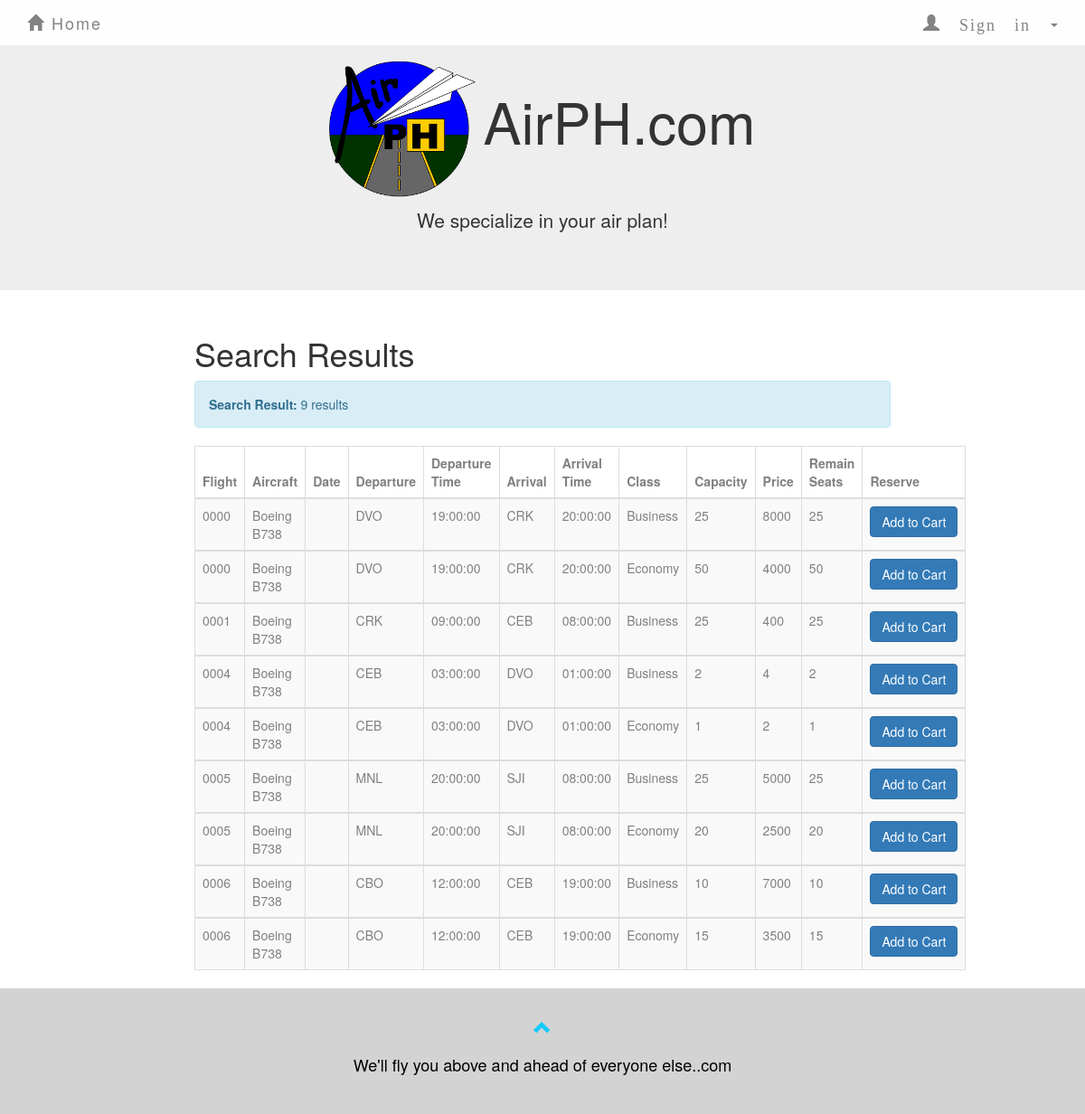
Page /FINALSweb/SearchResultAll.php on the committed database.
### tables this page shows
CREATE TABLE `flight` (
  `number` varchar(20) NOT NULL,
  `airplane_id` varchar(10) NOT NULL,
  `departure` varchar(10) NOT NULL,
  `d_time` time NOT NULL,
  `arrival` varchar(10) NOT NULL,
  `a_time` time NOT NULL
);

CREATE TABLE `class` (
  `number` varchar(10) NOT NULL,
  `name` varchar(20) NOT NULL,
  `capacity` int(11) NOT NULL,
  `price` float NOT NULL
);

CREATE TABLE `airplane` (
  `ID` varchar(10) NOT NULL,
  `type` varchar(10) NOT NULL,
  `company` varchar(20) NOT NULL
);

### FINALSweb/SearchResultAll.php (the view, shortened to what this page needs)
<!DOCTYPE html>
<html>
<html lang="en">
<head>
    <link rel="stylesheet" href="http://maxcdn.bootstrapcdn.com/bootstrap/3.3.5/css/bootstrap.min.css">
    <link rel="stylesheet" href="forcompany2.css">
    <link rel="stylesheet" href="homepage.css">
    <link rel="stylesheet" href="AdminSignin.css">
 </head>
<body>
<nav class="navbar navbar-default navbar-fixed-top">
        <div class="container">
            <div class="navbar-header">
                <a class="navbar-brand" href="homepage.php"><span class="glyphicon glyphicon-home"></span> Home</a>
            </div>
            <div class="collapse navbar-collapse" id="myNavbar">
                <ul class="nav navbar-nav navbar-right">
                    <li class="dropdown" id = "new">
                        <a class="dropdown-toggle" data-toggle="dropdown" href="#"><span class="glyphicon glyphicon-user"> Sign in&nbsp;</span><span class="caret"></span>
                        </a>
                          </li>
                        </ul>
            </div>
        </div>
    </nav>
<div class="jumbotron text-center">
        <h1><img src = "air.png" width="170" height="150">AirPH.com</h1>
        <p>We specialize in your air plan!</p>
</div>
<div class="container-fluid text-center">
  <div class="row content">
    <div class="col-sm-2 sidenav">
    </div>
    <div class="col-sm-8 text-left">
      <h1>Search Results</h1>
<?php
include_once 'dbconnect2.php';
$selectdate = $_POST["selectdate"];
global $sql, $availableNumber;
    $sql = "SELECT *
            FROM flight FL,  class C, airplane AP
            WHERE (FL.number = C.number) AND (FL.airplane_id = AP.ID)
            ORDER BY FL.number";
$result = mysqli_query($con,$sql);
$rowcount = mysqli_num_rows($result);
if($rowcount == 0){
    echo "<div class='alert alert-info'><strong>Search Result: </strong>".$rowcount." result</div>";
}
else{
echo "<div class='alert alert-info'><strong>Search Result: </strong>".$rowcount." results</div>";
echo "<table class='table table-bordered table-striped table-hover'>
      <thead>
      <tr>
        <th>Flight</th>
        <th>Aircraft</th>
        <th>Date</th>
        <th>Departure</th>
        <th>Departure Time</th>
        <th>Arrival</th>
        <th>Arrival Time</th>
        <th>Class</th>
        <th>Capacity</th>
        <th>Price</th>
        <th>Remain Seats</th>
        <th>Reserve</th>
      </tr>
      </thead>";
while($row = mysqli_fetch_array($result)) {
    echo "<tbody><tr>";
    echo "<td>" . $row['number'] . "</td>";
    echo "<td>" . $row['company']." ".$row['type']. "</td>";
    echo "<td>" . $selectdate . "</td>";
    echo "<td>" . $row['departure'] . "</td>";
    echo "<td>" . $row['d_time'] . "</td>";
    echo "<td>" . $row['arrival'] . "</td>";
    echo "<td>" . $row['a_time'] . "</td>";
    echo "<td>" . $row['name'] . "</td>";
    echo "<td>" . $row['capacity'] . "</td>";
    echo "<td>" . $row['price'] . "</td>";
        $seatreserved = "SELECT flightno, classtype, COUNT(*)
                    FROM book B
                    WHERE B.date = '".$selectdate."' AND B.flightno = '".$row['number']."'AND B.classtype ='".$row['name']."' AND paid=1
                    GROUP BY flightno, classtype";
        $reserved = mysqli_query($con, $seatreserved);
        $reservedNumber = mysqli_fetch_array($reserved);
        $capacity = mysqli_query($con, "SELECT capacity FROM class C WHERE C.number='".$row['number']."' AND C.name= '".$row['name']."'");
        $capacityNumber = mysqli_fetch_array($capacity);
        if(mysqli_num_rows($reserved)>0){
            $availableNumber = $capacityNumber['capacity'] - $reservedNumber['COUNT(*)'];
        }else{
            $availableNumber = $capacityNumber['capacity'];
        }
        echo "<td>".$availableNumber."</td>";
    if($availableNumber>0){
    echo '<td>
        <form action="shoppingcart.php" method="post">
        <input type="hidden" name="flightno" value="'.$row['number'].'">
        <input type="hidden" name="classtype" value="'.$row['name'].'">
        <input type="hidden" name="price" value="'.$row['price'].'">
        <input type="hidden" name="date" value="'.$selectdate.'">
        <input type="hidden" name="type" value="all">
        <button type="submit" class="btn btn-primary">Add to Cart</button>
        </form>
        </td>';
    }else{
        echo "<td><button type='button' class='btn btn-warning' onclick='myFunction()'>Not Available</button></td>";
    }
    echo "</tr>";
}
echo " </tbody></table>";
}
?>
    </div>
  </div>
</div>
<footer class="container-fluid text-center">
        <a href="#signUpPage" title="To Top">
            <span class="glyphicon glyphicon-chevron-up"></span>
        </a>
        <p>We'll fly you above and ahead of everyone else..com</p>
</footer>
</body>
</html>

### FINALSweb/forcompany2.css (style rules this page uses)
footer { background-color: lightgray; color: black; padding: 32px; font-size: 18px; }
footer .glyphicon { font-size: 20px; margin-bottom: 20px; color: #00ccff; opacity: 0.9; }
.navbar { margin-bottom: 0; background-color: white; border: 0; font-size: 18px !important; letter-spacing: 2px; opacity: 0.9; }

### FINALSweb/AdminSignin.css (style rules this page uses)
th { width: 50px; height: 10px; color: gray; }
td { color: gray; }

### rows in the picture
flight: class.number "0000", airplane.company "Boeing", airplane.type "B738", departure "DVO", d_time "19:00:00", arrival "CRK", a_time "20:00:00", class.name "Business", class.capacity "25", class.price "8000", class.name "Economy", class.capacity "50", class.price "4000"
flight: class.number "0001", airplane.company "Boeing", airplane.type "B738", departure "CRK", d_time "09:00:00", arrival "CEB", a_time "08:00:00", class.name "Business", class.capacity "25", class.price "400"
flight: class.number "0004", airplane.company "Boeing", airplane.type "B738", departure "CEB", d_time "03:00:00", arrival "DVO", a_time "01:00:00", class.name "Business", class.capacity "2", class.price "4", class.name "Economy", class.capacity "1", class.price "2"
flight: class.number "0005", airplane.company "Boeing", airplane.type "B738", departure "MNL", d_time "20:00:00", arrival "SJI", a_time "08:00:00", class.name "Business", class.capacity "25", class.price "5000", class.name "Economy", class.capacity "20", class.price "2500"
flight: class.number "0006", airplane.company "Boeing", airplane.type "B738", departure "CBO", d_time "12:00:00", arrival "CEB", a_time "19:00:00", class.name "Business", class.capacity "10", class.price "7000", class.name "Economy", class.capacity "15", class.price "3500"

### other values in the picture
$rowcount "9"
